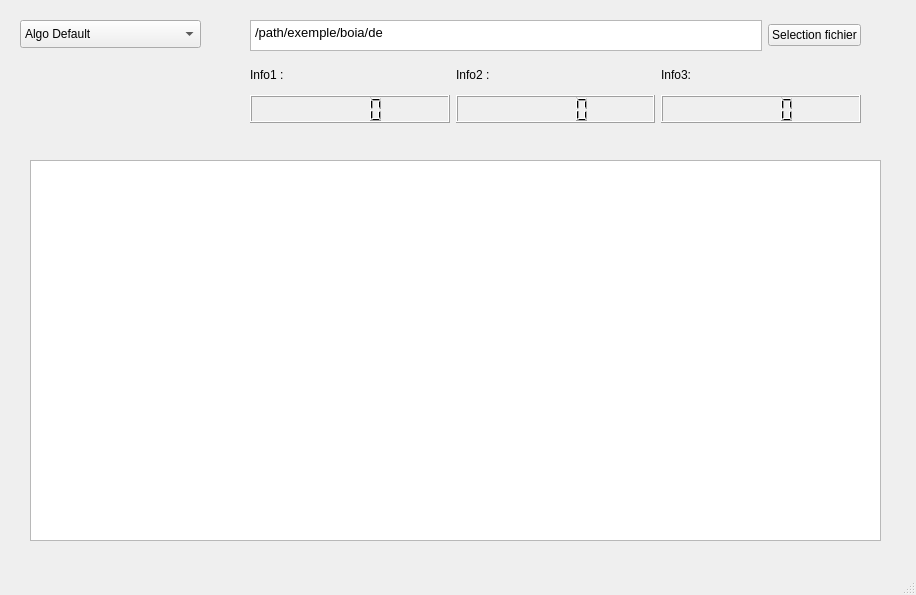
<?xml version="1.0" encoding="UTF-8"?>
<ui version="4.0">
 <class>MainWindow</class>
 <widget class="QMainWindow" name="MainWindow">
  <property name="geometry">
   <rect>
    <x>0</x>
    <y>0</y>
    <width>916</width>
    <height>595</height>
   </rect>
  </property>
  <property name="windowTitle">
   <string>Ordonnancements equitables</string>
  </property>
  <widget class="QWidget" name="centralwidget">
   <widget class="QWidget" name="horizontalLayoutWidget">
    <property name="geometry">
     <rect>
      <x>250</x>
      <y>20</y>
      <width>611</width>
      <height>31</height>
     </rect>
    </property>
    <layout class="QHBoxLayout" name="horizontalLayout">
     <item>
      <widget class="QTextBrowser" name="textBrowser">
       <property name="html">
        <string>&lt;!DOCTYPE HTML PUBLIC &quot;-//W3C//DTD HTML 4.0//EN&quot; &quot;http://www.w3.org/TR/REC-html40/strict.dtd&quot;&gt;
&lt;html&gt;&lt;head&gt;&lt;meta name=&quot;qrichtext&quot; content=&quot;1&quot; /&gt;&lt;style type=&quot;text/css&quot;&gt;
p, li { white-space: pre-wrap; }
&lt;/style&gt;&lt;/head&gt;&lt;body style=&quot; font-family:'Cantarell'; font-size:10pt; font-weight:400; font-style:normal;&quot;&gt;
&lt;p style=&quot; margin-top:0px; margin-bottom:0px; margin-left:0px; margin-right:0px; -qt-block-indent:0; text-indent:0px;&quot;&gt;/path/exemple/boia/de&lt;/p&gt;&lt;/body&gt;&lt;/html&gt;</string>
       </property>
      </widget>
     </item>
     <item>
      <widget class="QPushButton" name="pushButton">
       <property name="text">
        <string>Selection fichier</string>
       </property>
      </widget>
     </item>
    </layout>
   </widget>
   <widget class="QComboBox" name="comboBox">
    <property name="geometry">
     <rect>
      <x>20</x>
      <y>20</y>
      <width>181</width>
      <height>28</height>
     </rect>
    </property>
    <item>
     <property name="text">
      <string>Algo Default</string>
     </property>
    </item>
    <item>
     <property name="text">
      <string>Algo1</string>
     </property>
    </item>
    <item>
     <property name="text">
      <string>Algo2</string>
     </property>
    </item>
    <item>
     <property name="text">
      <string>Algo3</string>
     </property>
    </item>
    <item>
     <property name="text">
      <string>Algo4</string>
     </property>
    </item>
    <item>
     <property name="text">
      <string>Algo5</string>
     </property>
    </item>
   </widget>
   <widget class="QWidget" name="horizontalLayoutWidget_2">
    <property name="geometry">
     <rect>
      <x>250</x>
      <y>60</y>
      <width>611</width>
      <height>63</height>
     </rect>
    </property>
    <layout class="QHBoxLayout" name="horizontalLayout_2">
     <item>
      <layout class="QVBoxLayout" name="verticalLayout">
       <item>
        <widget class="QLabel" name="label">
         <property name="text">
          <string>Info1 :</string>
         </property>
        </widget>
       </item>
       <item>
        <widget class="QLCDNumber" name="lcdNumber"/>
       </item>
      </layout>
     </item>
     <item>
      <layout class="QVBoxLayout" name="verticalLayout_3">
       <item>
        <widget class="QLabel" name="label_2">
         <property name="text">
          <string>Info2 :</string>
         </property>
        </widget>
       </item>
       <item>
        <widget class="QLCDNumber" name="lcdNumber_3"/>
       </item>
      </layout>
     </item>
     <item>
      <layout class="QVBoxLayout" name="verticalLayout_2">
       <property name="sizeConstraint">
        <enum>QLayout::SetDefaultConstraint</enum>
       </property>
       <item>
        <widget class="QLabel" name="label_3">
         <property name="text">
          <string>Info3:</string>
         </property>
        </widget>
       </item>
       <item>
        <widget class="QLCDNumber" name="lcdNumber_2"/>
       </item>
      </layout>
     </item>
    </layout>
   </widget>
   <widget class="QGraphicsView" name="graphicsView">
    <property name="geometry">
     <rect>
      <x>30</x>
      <y>160</y>
      <width>851</width>
      <height>381</height>
     </rect>
    </property>
   </widget>
  </widget>
  <widget class="QMenuBar" name="menubar">
   <property name="geometry">
    <rect>
     <x>0</x>
     <y>0</y>
     <width>916</width>
     <height>25</height>
    </rect>
   </property>
  </widget>
  <widget class="QStatusBar" name="statusbar"/>
 </widget>
 <resources/>
 <connections/>
</ui>
